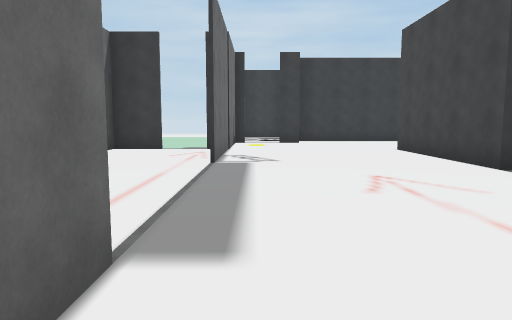
[1] (above)

20 first-person views from a walk through a scene from a Unity 3-D project. The camera is 1.4 m above the floor, tilts 6° down and sees 70° across. The floor is counted in squares, 2 m on a side. Each view is taken from the middle of a square. On the plan, view 1 faces up. The plan holds only what a view shows up to about 11 squares ahead; the rest is blank. The place goes on beyond the plan. The player character is not drawn.

[2]
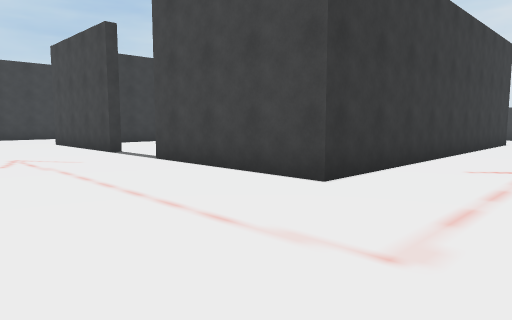

[3]
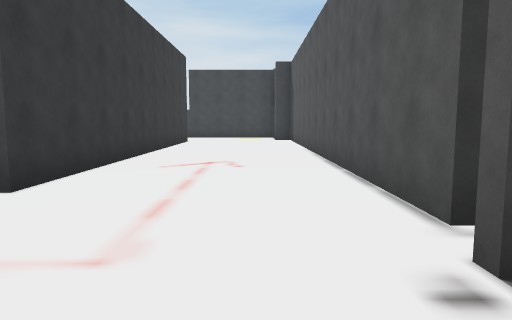

[4]
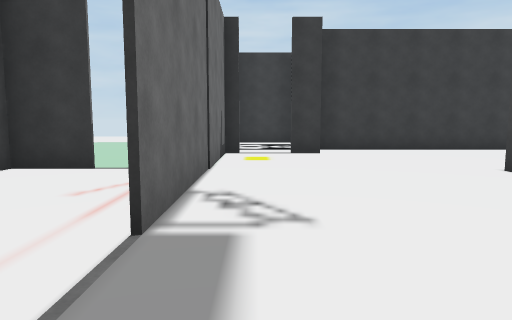

[5]
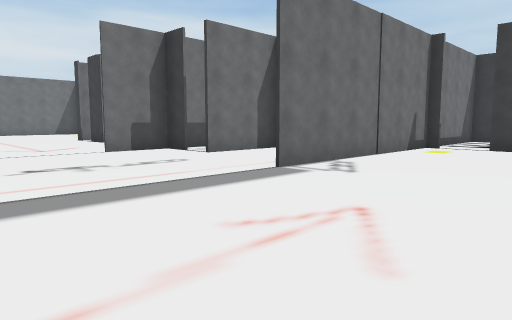

[6]
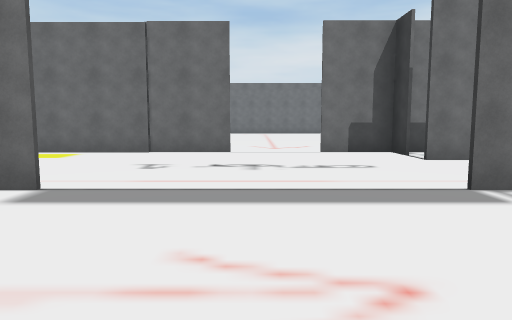

[7]
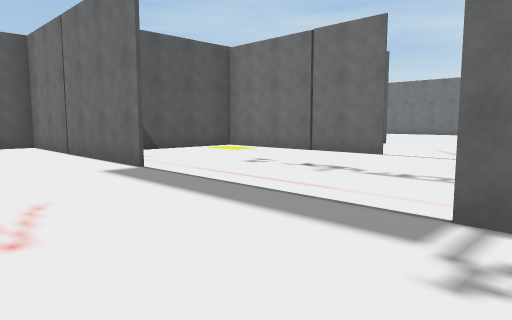

[8]
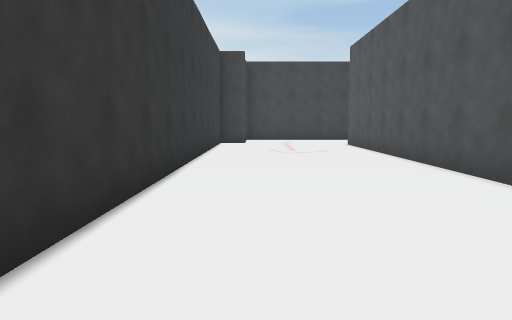

[9]
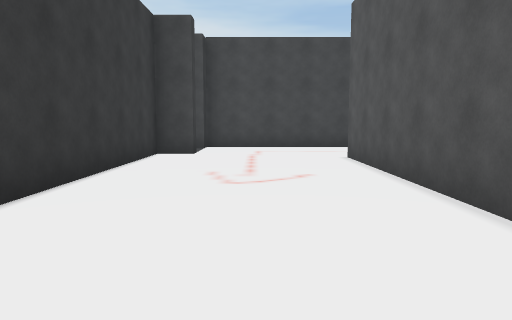

[10]
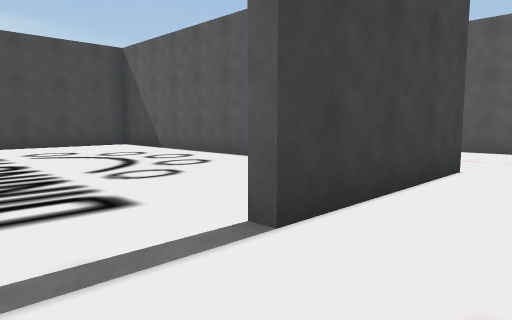

[11]
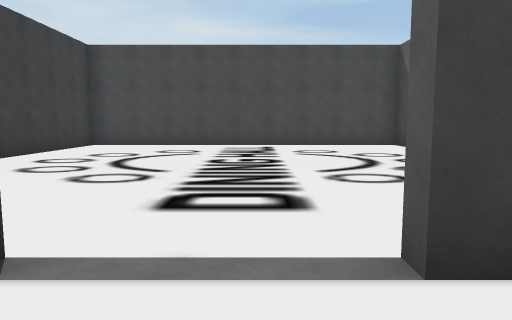

[12]
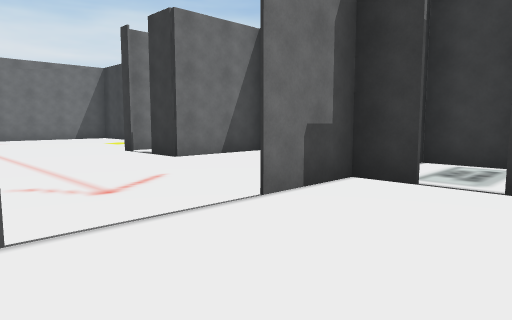

[13]
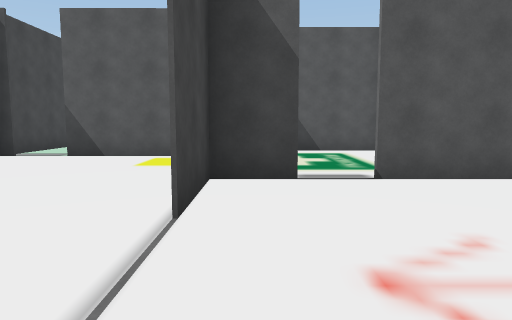

[14]
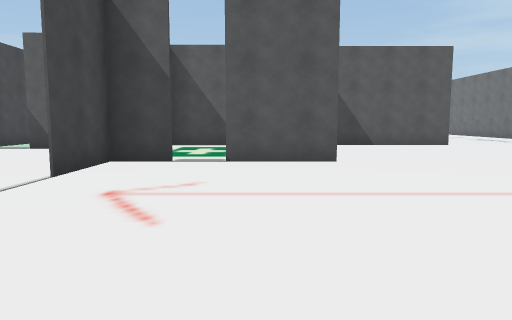

[15]
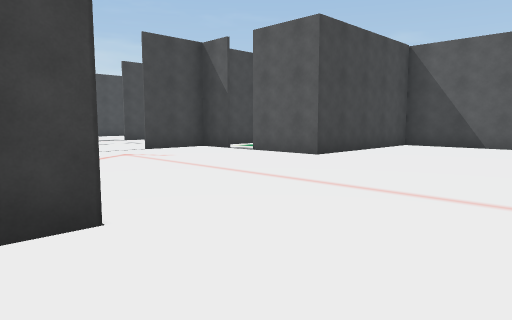

[16]
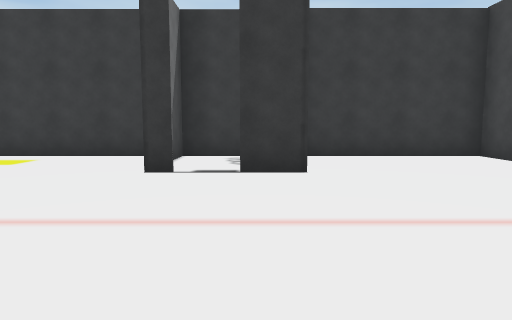

[17]
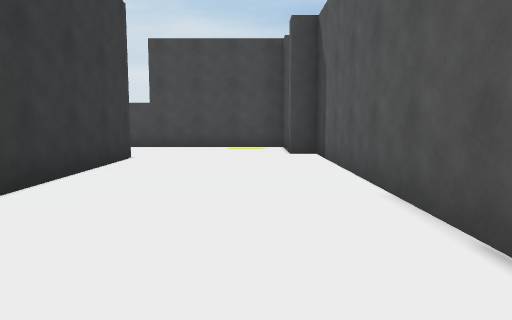

[18]
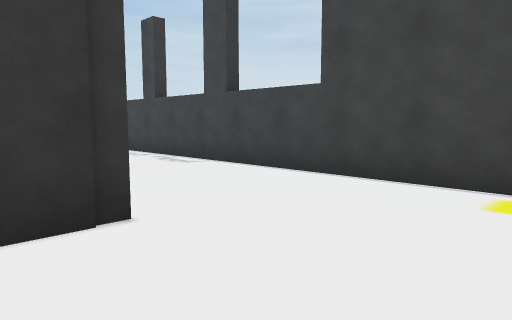

[19]
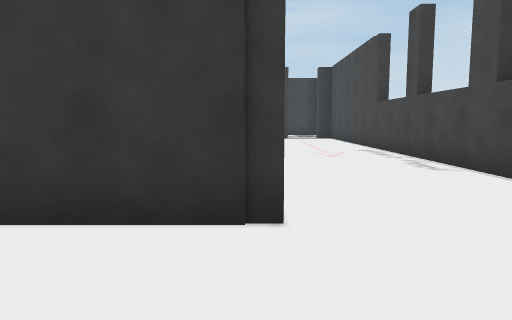

[20]
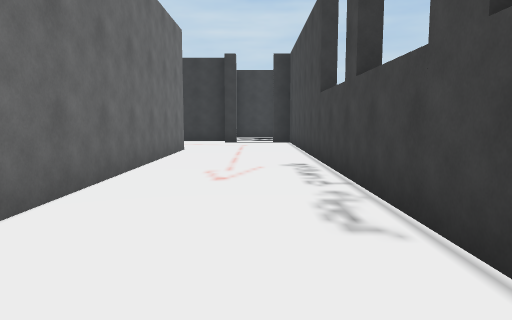

### Floor plan
Ten units are one square. View 1 is at (0, 0); x grows to the right and y downward. Boxes are objects, and circles mark ways between rooms. Rooms are numbered by the first view taken in them; rooms with no view inside come last. Other rooms are left out.
<svg viewBox="-150 -145 316 193">
<path fill="none" stroke="#000" d="M36 -52 36 -92M59 -92 132 -92 132 -25M-7 -18 -7 41 1 41M15 -121 8 -121M-24 -94 -45 -94M-2 -121 -7 -121 -7 -61M-37 -95 -37 -70M24 43 140 43M-54 -35 -54 15 -21 15M-54 -70 -54 -54M-7 -140 -7 -131M132 6 36 6 36 -32M144 -124 140 -124 140 -132 16 -132M161 38 161 -124M-66 -16 -54 -16 -54 -35M-111 -70 -116 -70 -116 -76M-94 30 -94 -16 -74 -16M-93 -95 -93 -70 -102 -70M-122 -94 -145 -94M-138 29 -89 29M-45 -94 -115 -94M74 2 129 2 129 -89 89 -89M-89 29 -55 29"/>
<circle cx="-50" cy="-45" r="3" fill="#2a7"/>
<circle cx="40" cy="-45" r="3" fill="#2a7"/>
<circle cx="-70" cy="-10" r="3" fill="#2a7"/>
<text x="40" y="-50">1</text>
<text x="-100" y="-30">2</text>
<text x="80" y="-40">3</text>
<text x="-70" y="10">4</text>
</svg>
Room 1 opens to room 2. Room 1 opens to room 3. Room 2 opens to room 4.

Where each view was taken, in squares from view 1:
view 1: 0 up, 0 right, facing up
view 2: 3 down, 0 right, facing up-right
view 3: 3 down, 0 right, facing right
view 4: 4 up, 0 right, facing up
view 5: 2 up, 3 right, facing up-left
view 6: 4 up, 3 right, facing left
view 7: 7 up, 2 right, facing down-left
view 8: 12 up, 2 right, facing right
view 9: 11 up, 6 right, facing right
view 10: 5 up, 2 right, facing down-right
view 11: 4 up, 2 right, facing right
view 12: 3 up, 3 left, facing up-left
view 13: 6 up, 6 left, facing down
view 14: 8 up, 8 left, facing down
view 15: 8 up, 14 left, facing down-right
view 16: 2 up, 10 left, facing up
view 17: 3 down, 6 right, facing right
view 18: 3 down, 12 right, facing up-right
view 19: 3 down, 13 right, facing up
view 20: 0 up, 15 right, facing up
